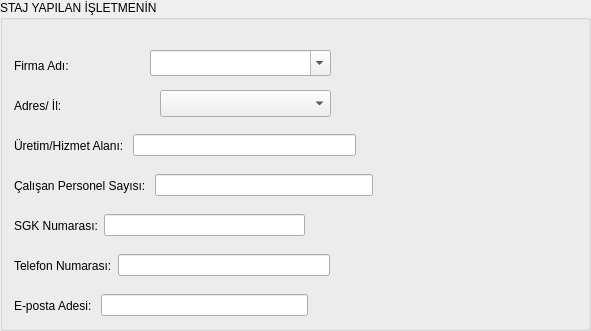
   <widget class="QGroupBox" name="groupBox_2">
    <property name="geometry">
     <rect>
      <x>20</x>
      <y>310</y>
      <width>591</width>
      <height>331</height>
     </rect>
    </property>
    <property name="title">
     <string>STAJ YAPILAN İŞLETMENİN</string>
    </property>
    <widget class="QWidget" name="layoutWidget_10">
     <property name="geometry">
      <rect>
       <x>14</x>
       <y>290</y>
       <width>294</width>
       <height>31</height>
      </rect>
     </property>
     <layout class="QHBoxLayout" name="horizontalLayout_16">
      <item>
       <widget class="QLabel" name="label_20">
        <property name="text">
         <string>E-posta Adesi: </string>
        </property>
       </widget>
      </item>
      <item>
       <widget class="QLineEdit" name="lneFrmEposta"/>
      </item>
     </layout>
    </widget>
    <widget class="QComboBox" name="cmbFrmAdres">
     <property name="geometry">
      <rect>
       <x>160</x>
       <y>90</y>
       <width>171</width>
       <height>27</height>
      </rect>
     </property>
     <property name="currentIndex">
      <number>-1</number>
     </property>
     <item>
      <property name="text">
       <string>ADANA</string>
      </property>
     </item>
     <item>
      <property name="text">
       <string>ADIYAMAN</string>
      </property>
     </item>
     <item>
      <property name="text">
       <string>AFYON</string>
      </property>
     </item>
     <item>
      <property name="text">
       <string>AĞRI</string>
      </property>
     </item>
     <item>
      <property name="text">
       <string>AMASYA</string>
      </property>
     </item>
     <item>
      <property name="text">
       <string>ANKARA</string>
      </property>
     </item>
     <item>
      <property name="text">
       <string>ANTALYA</string>
      </property>
     </item>
     <item>
      <property name="text">
       <string>ARTVİN</string>
      </property>
     </item>
     <item>
      <property name="text">
       <string>AYDIN</string>
      </property>
     </item>
     <item>
      <property name="text">
       <string>BALIKESİR</string>
      </property>
     </item>
     <item>
      <property name="text">
       <string>BİLECİK</string>
      </property>
     </item>
     <item>
      <property name="text">
       <string>BİTLİS</string>
      </property>
     </item>
     <item>
      <property name="text">
       <string>BOLU</string>
      </property>
     </item>
     <item>
      <property name="text">
       <string>BURDUR </string>
      </property>
     </item>
     <item>
      <property name="text">
       <string>BURSA</string>
      </property>
     </item>
     <item>
      <property name="text">
       <string>ÇANAKKALE</string>
      </property>
     </item>
     <item>
      <property name="text">
       <string>ÇANKIRI</string>
      </property>
     </item>
     <item>
      <property name="text">
       <string>ÇORUM</string>
      </property>
     </item>
     <item>
      <property name="text">
       <string>DENİZLİ</string>
      </property>
     </item>
     <item>
      <property name="text">
       <string>DİYARBAKIR</string>
      </property>
     </item>
     <item>
      <property name="text">
       <string>ADANA</string>
      </property>
     </item>
     <item>
      <property name="text">
       <string>EDİRNE</string>
      </property>
     </item>
     <item>
      <property name="text">
       <string>ELAZIĞ</string>
      </property>
     </item>
     <item>
      <property name="text">
       <string>ERZİNCAN</string>
      </property>
     </item>
     <item>
      <property name="text">
       <string>ERZURUM</string>
      </property>
     </item>
     <item>
      <property name="text">
       <string>ESKİŞEHİR</string>
      </property>
     </item>
     <item>
      <property name="text">
       <string>GAZİANTEP</string>
      </property>
     </item>
     <item>
      <property name="text">
       <string>GİRESUN</string>
      </property>
     </item>
     <item>
      <property name="text">
       <string>GÜMÜŞHANE</string>
      </property>
     </item>
     <item>
      <property name="text">
       <string>HAKKARİ</string>
      </property>
     </item>
     <item>
      <property name="text">
       <string>HATAY</string>
      </property>
     </item>
     <item>
      <property name="text">
       <string>ISPARTA</string>
      </property>
     </item>
     <item>
      <property name="text">
       <string>MERSİN</string>
      </property>
     </item>
     <item>
      <property name="text">
       <string>İSTANBUL</string>
      </property>
     </item>
     <item>
      <property name="text">
       <string>İZMİR</string>
      </property>
     </item>
     <item>
      <property name="text">
       <string>KARS</string>
      </property>
     </item>
     <item>
      <property name="text">
       <string>KASTAMONU</string>
      </property>
     </item>
     <item>
      <property name="text">
       <string>KAYSERİ</string>
      </property>
     </item>
     <item>
      <property name="text">
       <string>KIRKLARELİ</string>
      </property>
     </item>
     <item>
      <property name="text">
       <string>KIRŞEHİR</string>
      </property>
     </item>
     <item>
      <property name="text">
       <string>KOCAELİ</string>
      </property>
     </item>
     <item>
      <property name="text">
       <string>KONYA</string>
      </property>
     </item>
     <item>
      <property name="text">
       <string>KÜTAHYA</string>
      </property>
     </item>
     <item>
      <property name="text">
       <string>MALATYA</string>
      </property>
     </item>
     <item>
      <property name="text">
       <string>MANİSA</string>
      </property>
     </item>
     <item>
      <property name="text">
       <string>K.MARAŞ</string>
      </property>
     </item>
     <item>
      <property name="text">
       <string>MARDİN</string>
      </property>
     </item>
     <item>
      <property name="text">
       <string>MUĞLA</string>
      </property>
     </item>
     <item>
      <property name="text">
       <string>MUŞ</string>
      </property>
     </item>
     <item>
      <property name="text">
       <string>NEVŞEHİR</string>
      </property>
     </item>
     <item>
      <property name="text">
       <string>NİĞDE</string>
      </property>
     </item>
     <item>
      <property name="text">
       <string>ORDU</string>
      </property>
     </item>
     <item>
      <property name="text">
       <string>RİZE</string>
      </property>
     </item>
     <item>
      <property name="text">
       <string>SAKARYA</string>
      </property>
     </item>
     <item>
      <property name="text">
       <string>SAMSUN</string>
      </property>
     </item>
     <item>
      <property name="text">
       <string>SİİRT</string>
      </property>
     </item>
     <item>
      <property name="text">
       <string>SİNOP</string>
      </property>
     </item>
     <item>
      <property name="text">
       <string>SİVAS</string>
      </property>
     </item>
     <item>
      <property name="text">
       <string>TEKİRDAĞ</string>
      </property>
     </item>
     <item>
      <property name="text">
       <string>TOKAT</string>
      </property>
     </item>
     <item>
      <property name="text">
       <string>TRABZON</string>
      </property>
     </item>
     <item>
      <property name="text">
       <string>TUNCELİ</string>
      </property>
     </item>
     <item>
      <property name="text">
       <string>ŞANLIURFA</string>
      </property>
     </item>
     <item>
      <property name="text">
       <string>UŞAK</string>
      </property>
     </item>
     <item>
      <property name="text">
       <string>VAN</string>
      </property>
     </item>
     <item>
      <property name="text">
       <string>YOZGAT</string>
      </property>
     </item>
     <item>
      <property name="text">
       <string>ZONGULDAK</string>
      </property>
     </item>
     <item>
      <property name="text">
       <string>AKSARAY</string>
      </property>
     </item>
     <item>
      <property name="text">
       <string>BAYBURT</string>
      </property>
     </item>
     <item>
      <property name="text">
       <string>KARAMAN</string>
      </property>
     </item>
     <item>
      <property name="text">
       <string>KIRIKKALE</string>
      </property>
     </item>
     <item>
      <property name="text">
       <string>BATMAN</string>
      </property>
     </item>
     <item>
      <property name="text">
       <string>ŞIRNAK</string>
      </property>
     </item>
     <item>
      <property name="text">
       <string>BARTIN</string>
      </property>
     </item>
     <item>
      <property name="text">
       <string>ARDAHAN</string>
      </property>
     </item>
     <item>
      <property name="text">
       <string>IĞDIR</string>
      </property>
     </item>
     <item>
      <property name="text">
       <string>YALOVA</string>
      </property>
     </item>
     <item>
      <property name="text">
       <string>KARABÜK</string>
      </property>
     </item>
     <item>
      <property name="text">
       <string>KİLİS</string>
      </property>
     </item>
     <item>
      <property name="text">
       <string>OSMANİYE</string>
      </property>
     </item>
     <item>
      <property name="text">
       <string>DÜZCE</string>
      </property>
     </item>
    </widget>
    <widget class="QWidget" name="layoutWidget_11">
     <property name="geometry">
      <rect>
       <x>14</x>
       <y>250</y>
       <width>316</width>
       <height>31</height>
      </rect>
     </property>
     <layout class="QHBoxLayout" name="horizontalLayout_15">
      <item>
       <widget class="QLabel" name="label_21">
        <property name="text">
         <string>Telefon Numarası:</string>
        </property>
       </widget>
      </item>
      <item>
       <widget class="QLineEdit" name="lneFrmTel"/>
      </item>
     </layout>
    </widget>
    <widget class="QWidget" name="layoutWidget_12">
     <property name="geometry">
      <rect>
       <x>14</x>
       <y>130</y>
       <width>342</width>
       <height>31</height>
      </rect>
     </property>
     <layout class="QHBoxLayout" name="horizontalLayout_12">
      <item>
       <widget class="QLabel" name="label_22">
        <property name="text">
         <string>Üretim/Hizmet Alanı: </string>
        </property>
       </widget>
      </item>
      <item>
       <widget class="QLineEdit" name="lneFrmAlani"/>
      </item>
     </layout>
    </widget>
    <widget class="QWidget" name="layoutWidget_13">
     <property name="geometry">
      <rect>
       <x>14</x>
       <y>90</y>
       <width>131</width>
       <height>31</height>
      </rect>
     </property>
     <layout class="QHBoxLayout" name="horizontalLayout_11">
      <item>
       <widget class="QLabel" name="label_23">
        <property name="text">
         <string>Adres/ İl:</string>
        </property>
       </widget>
      </item>
     </layout>
    </widget>
    <widget class="QWidget" name="layoutWidget_14">
     <property name="geometry">
      <rect>
       <x>14</x>
       <y>170</y>
       <width>359</width>
       <height>31</height>
      </rect>
     </property>
     <layout class="QHBoxLayout" name="horizontalLayout_13">
      <item>
       <widget class="QLabel" name="label_24">
        <property name="text">
         <string>Çalışan Personel Sayısı: </string>
        </property>
       </widget>
      </item>
      <item>
       <widget class="QLineEdit" name="lneFrmPersai"/>
      </item>
     </layout>
    </widget>
    <widget class="QWidget" name="layoutWidget_15">
     <property name="geometry">
      <rect>
       <x>14</x>
       <y>50</y>
       <width>131</width>
       <height>31</height>
      </rect>
     </property>
     <layout class="QHBoxLayout" name="horizontalLayout_10">
      <item>
       <widget class="QLabel" name="label_25">
        <property name="text">
         <string>Firma Adı: </string>
        </property>
       </widget>
      </item>
     </layout>
    </widget>
    <widget class="QWidget" name="layoutWidget_16">
     <property name="geometry">
      <rect>
       <x>14</x>
       <y>210</y>
       <width>291</width>
       <height>31</height>
      </rect>
     </property>
     <layout class="QHBoxLayout" name="horizontalLayout_14">
      <item>
       <widget class="QLabel" name="label_26">
        <property name="text">
         <string>SGK Numarası:</string>
        </property>
       </widget>
      </item>
      <item>
       <widget class="QLineEdit" name="lneFrmSgkNo"/>
      </item>
     </layout>
    </widget>
    <widget class="QComboBox" name="cmbFrmAdi">
     <property name="enabled">
      <bool>true</bool>
     </property>
     <property name="geometry">
      <rect>
       <x>150</x>
       <y>50</y>
       <width>181</width>
       <height>26</height>
      </rect>
     </property>
     <property name="editable">
      <bool>true</bool>
     </property>
     <property name="currentIndex">
      <number>-1</number>
     </property>
     <item>
      <property name="text">
       <string>Akınsoft</string>
      </property>
     </item>
     <item>
      <property name="text">
       <string>Sahibinden</string>
      </property>
     </item>
     <item>
      <property name="text">
       <string>Yemeksepeti</string>
      </property>
     </item>
     <item>
      <property name="text">
       <string>Turkcell</string>
      </property>
     </item>
     <item>
      <property name="text">
       <string>Gram Games</string>
      </property>
     </item>
     <item>
      <property name="text">
       <string>Softtech</string>
      </property>
     </item>
     <item>
      <property name="text">
       <string>Gittigidiyor</string>
      </property>
     </item>
     <item>
      <property name="text">
       <string>Edelkrone</string>
      </property>
     </item>
     <item>
      <property name="text">
       <string>Onedio</string>
      </property>
     </item>
     <item>
      <property name="text">
       <string>Logo Yazılım</string>
      </property>
     </item>
     <item>
      <property name="text">
       <string>Webtures</string>
      </property>
     </item>
     <item>
      <property name="text">
       <string>Netaş</string>
      </property>
     </item>
     <item>
      <property name="text">
       <string>Vestel</string>
      </property>
     </item>
     <item>
      <property name="text">
       <string>Arçelik</string>
      </property>
     </item>
     <item>
      <property name="text">
       <string>Aselsan</string>
      </property>
     </item>
     <item>
      <property name="text">
       <string>Havelsan</string>
      </property>
     </item>
    </widget>
   </widget>
